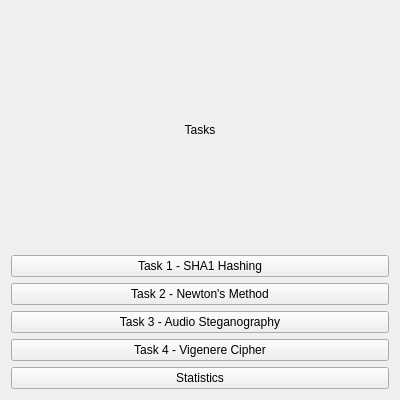
<?xml version="1.0" encoding="UTF-8"?>
<ui version="4.0">
 <class>MainWindow</class>
 <widget class="QWidget" name="MainWindow">
  <property name="geometry">
   <rect>
    <x>0</x>
    <y>0</y>
    <width>400</width>
    <height>400</height>
   </rect>
  </property>
  <property name="windowTitle">
   <string>Tasks</string>
  </property>
  <layout class="QVBoxLayout" name="verticalLayout">
   <item>
    <widget class="QLabel" name="titleLabel">
     <property name="text">
      <string>Tasks</string>
     </property>
     <property name="alignment">
      <set>Qt::AlignCenter</set>
     </property>
    </widget>
   </item>
   <item>
    <widget class="QPushButton" name="task1Button">
     <property name="text">
      <string>Task 1 - SHA1 Hashing</string>
     </property>
    </widget>
   </item>
   <item>
    <widget class="QPushButton" name="task2Button">
     <property name="text">
      <string>Task 2 - Newton's Method</string>
     </property>
    </widget>
   </item>
   <item>
    <widget class="QPushButton" name="task3Button">
     <property name="text">
      <string>Task 3 - Audio Steganography</string>
     </property>
    </widget>
   </item>
   <item>
    <widget class="QPushButton" name="task4Button">
     <property name="text">
      <string>Task 4 - Vigenere Cipher</string>
     </property>
    </widget>
   </item>
   <item>
    <widget class="QPushButton" name="statButton">
     <property name="text">
      <string>Statistics</string>
     </property>
    </widget>
   </item>
  </layout>
 </widget>
 <resources/>
 <connections/>
</ui>
